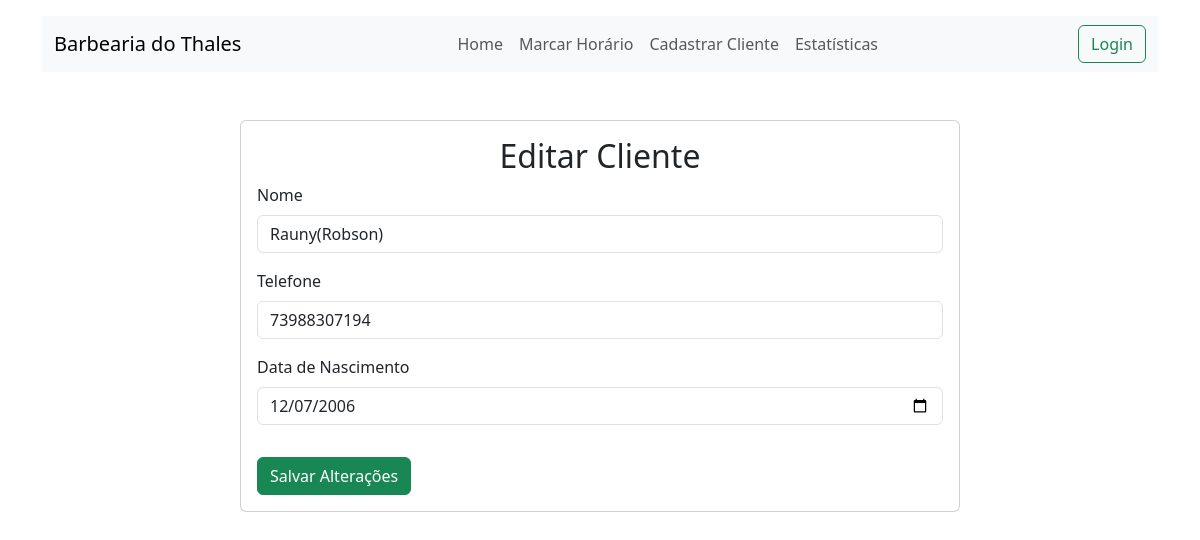
The app's page /editar_cliente/106/, older data.
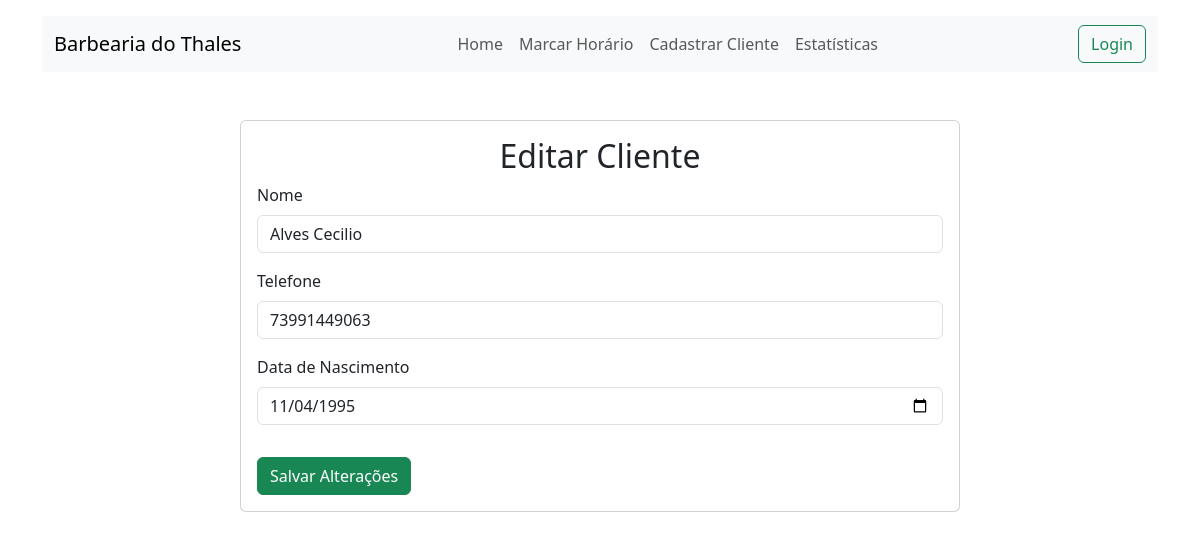
The same page, newer data.
### controle/models.py (models this page shows, shortened)
class Cliente(models.Model):
    nome = models.CharField(max_length=100)
    telefone = models.CharField(max_length=15)
    data_nascimento = models.DateField()

### controle/views.py (the view)
# urls.py: path('editar_cliente/<int:cliente_id>/', views.editar_cliente, name='editar_cliente'),
def editar_cliente(request, cliente_id):
    cliente = get_object_or_404(Cliente, id=cliente_id)
    if request.method == 'POST':
        form = ClienteForm(request.POST, instance=cliente)
        if form.is_valid():
            form.save()
            return redirect('estatisticas')  # Redirecionar para a tela de estatísticas
    else:
        form = ClienteForm(instance=cliente)
    return render(request, 'clientes/editar_cliente.html', {'form': form, 'cliente': cliente})

### controle/forms.py
class ClienteForm(forms.ModelForm):
    class Meta:
        model = Cliente
        fields = ['nome', 'telefone', 'data_nascimento']
        widgets = {
            'data_nascimento': forms.SelectDateWidget(years=range(1900, 2025)),
        }

### controle/templates/clientes/editar_cliente.html (shortened to what this page needs)
{% extends "base.html" %}
{% block content %}
<div class="container mt-5">
    <div class="row justify-content-center">
        <div class="col-md-8">
            <div class="card">
                <div class="card-body">
                    <h2 class="card-title text-center">Editar Cliente</h2>
                    <form method="POST">
                        <div class="mb-3">
                            <label for="nome" class="form-label">Nome</label>
                            <input type="text" id="nome" name="nome" class="form-control" value="{{ cliente.nome }}" required>
                        </div>
                        <div class="mb-3">
                            <label for="telefone" class="form-label">Telefone</label>
                            <input type="text" id="telefone" name="telefone" class="form-control" value="{{ cliente.telefone }}" required>
                        </div>
                        <div class="mb-3">
                            <label for="data_nascimento" class="form-label">Data de Nascimento</label>
                            <input type="date" id="data_nascimento" name="data_nascimento" class="form-control" value="{{ cliente.data_nascimento|date:'Y-m-d' }}" required>
                        </div>
                        <button type="submit" class="btn btn-success mt-3">Salvar Alterações</button>
                    </form>
                </div>
            </div>
        </div>
    </div>
</div>
{% endblock %}

Row changes from the older to the newer data that the page shows:
changed Cliente: nome "Rauny(Robson)" → "Alves Cecilio"; telefone "73988307194" → "73991449063"; data_nascimento "12/07/2006" → "11/04/1995"
